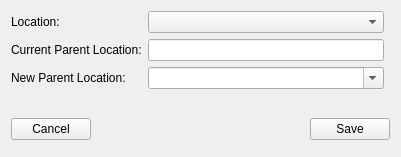
<?xml version="1.0" encoding="UTF-8"?>
<ui version="4.0">
 <class>Form</class>
 <widget class="QWidget" name="Form">
  <property name="geometry">
   <rect>
    <x>0</x>
    <y>0</y>
    <width>401</width>
    <height>157</height>
   </rect>
  </property>
  <property name="windowTitle">
   <string>Form</string>
  </property>
  <layout class="QGridLayout" name="gridLayout">
   <item row="0" column="1">
    <widget class="QComboBox" name="locationBox">
     <property name="editable">
      <bool>false</bool>
     </property>
    </widget>
   </item>
   <item row="3" column="0">
    <widget class="QLabel" name="label03">
     <property name="text">
      <string>New Parent Location:</string>
     </property>
    </widget>
   </item>
   <item row="1" column="1">
    <widget class="QLineEdit" name="currentParentLocationBox">
     <property name="maxLength">
      <number>30</number>
     </property>
     <property name="readOnly">
      <bool>true</bool>
     </property>
     <property name="clearButtonEnabled">
      <bool>false</bool>
     </property>
    </widget>
   </item>
   <item row="0" column="0">
    <widget class="QLabel" name="label01">
     <property name="text">
      <string>Location:</string>
     </property>
    </widget>
   </item>
   <item row="1" column="0">
    <widget class="QLabel" name="label02">
     <property name="text">
      <string>Current Parent Location:</string>
     </property>
    </widget>
   </item>
   <item row="5" column="0" colspan="3">
    <layout class="QHBoxLayout" name="horizontalLayout">
     <item>
      <widget class="QPushButton" name="cancelButton">
       <property name="text">
        <string>Cancel</string>
       </property>
      </widget>
     </item>
     <item>
      <spacer name="horizontalSpacer_4">
       <property name="orientation">
        <enum>Qt::Horizontal</enum>
       </property>
       <property name="sizeHint" stdset="0">
        <size>
         <width>58</width>
         <height>33</height>
        </size>
       </property>
      </spacer>
     </item>
     <item>
      <widget class="QPushButton" name="saveButton">
       <property name="text">
        <string>Save</string>
       </property>
      </widget>
     </item>
    </layout>
   </item>
   <item row="4" column="0" colspan="2">
    <spacer name="verticalSpacer_2">
     <property name="orientation">
      <enum>Qt::Vertical</enum>
     </property>
     <property name="sizeHint" stdset="0">
      <size>
       <width>20</width>
       <height>578</height>
      </size>
     </property>
    </spacer>
   </item>
   <item row="3" column="1">
    <widget class="QComboBox" name="newParentLocationBox">
     <property name="editable">
      <bool>true</bool>
     </property>
    </widget>
   </item>
  </layout>
 </widget>
 <resources/>
 <connections/>
</ui>
